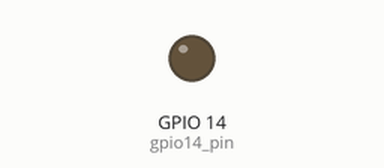
Simulated run of this sketch. Board: ESP8266 (NodeMCU). Parts: output pins drawn as LEDs (lit = HIGH). What the sketch prints to the serial monitor is not drawn.

Above: at 0.2 s.
Timing chart, 0 to 1.7 s (numbered marks = the images above):
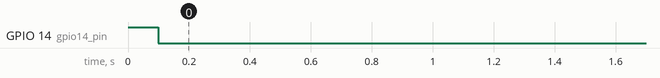

The sketch:

Power_Control_System_for_Connection_diagram_1_.ino
```cpp
#include <ESP8266WiFi.h>
#include <WiFiClient.h>
#include <ESP8266WebServer.h>
#include <ESP8266mDNS.h>

//You can select a port number
int gpio14_pin = 14;
//adc inicialize
ADC_MODE(ADC_VCC);

void setup(void)
{
	//preparing GPIOs
	pinMode(gpio14_pin, OUTPUT);
	digitalWrite(gpio14_pin, HIGH);
	//waiting:
	delay(100);
}

void loop(void)
{
	//Adc measurement and math operations
	float voltaje = ESP.getVcc();
	float wartosc=0.462*((voltaje/102.40f)-25.14);
	Serial.print("Voltage:   ");
	Serial.print(wartosc);

	//Switching sources:
	if(wartosc>=0.70)
	{
		digitalWrite(gpio14_pin, LOW);
	}
	else
	{
		digitalWrite(gpio14_pin, HIGH);
	}
}
```

Measured:
- by itself, GPIO 14 (gpio14_pin): HIGH → LOW at 0.10 s
